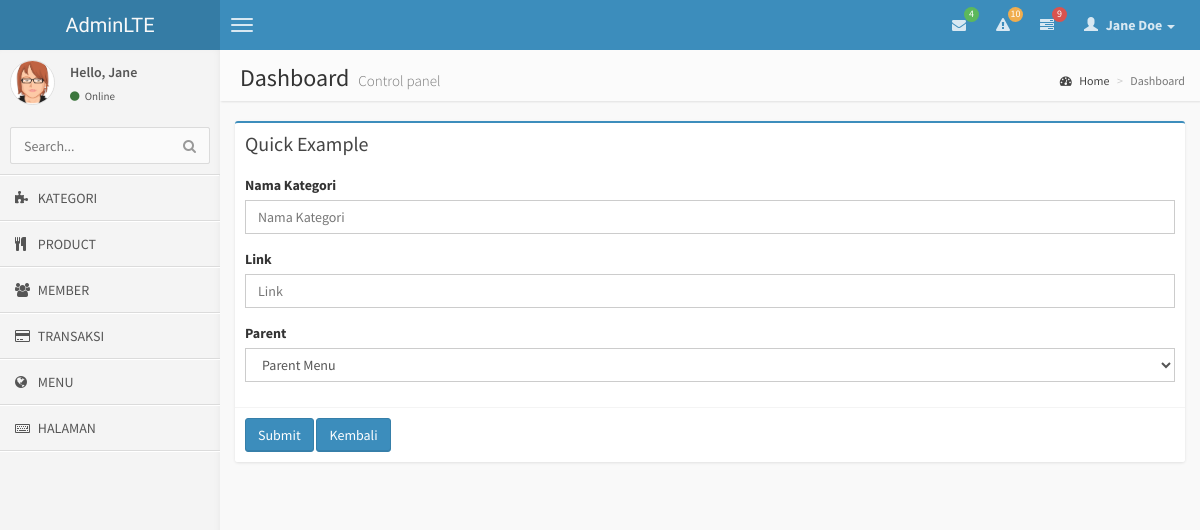
/index.php/admin/kategori/post, run on the app's committed database.
### tables this page shows
CREATE TABLE IF NOT EXISTS `tabel_menu_admin` (
`menu_id` int(11) NOT NULL,
  `nama_menu` varchar(100) NOT NULL,
  `icon` varchar(40) NOT NULL,
  `link` varchar(100) NOT NULL,
  `parent` int(11) NOT NULL
);

### application/libraries/Template.php (called while the page is built)
<?php if ( ! defined('BASEPATH')) exit('No direct script access allowed');
class Template {
		var $template_data = array();
		function set($name, $value)
		{
			$this->template_data[$name] = $value;
		}
		function load($template = '', $view = '' , $view_data = array(), $return = FALSE)
		{
			$this->CI =& get_instance();
			$this->set('contents', $this->CI->load->view($view, $view_data, TRUE));
			return $this->CI->load->view($template, $this->template_data, $return);
		}
}

### application/controllers/admin/Kategori.php (called while the page is built, shortened)
<?php
class kategori extends CI_Controller{
    function post(){
        if(isset($_POST['submit'])){
            $this->mod_kategori->simpan();
            redirect('admin/kategori');
        }else{
            $data['parent']=  $this->mod_kategori->select_parent()->result();
            $this->template->load('templateadmin','admin/kategori/post',$data);
        }
    }
}

### index.php (called while the page is built, shortened)
<?php
require_once BASEPATH.'core/CodeIgniter.php';

### application/views/admin/kategori/post.php (the view, shortened to what this page needs)
<link href="<?php echo base_url()?>template/AdminLTE/css/datatables/dataTables.bootstrap.css" rel="stylesheet" type="text/css" />
<link href="<?php echo base_url()?>template/AdminLTE/css/AdminLTE.css" rel="stylesheet" type="text/css" />
                    <div class="box box-primary">
                        <div class="box-header">
                            <h3 class="box-title">Quick Example</h3>
                        </div>
                        <?php
                        echo form_open('admin/kategori/post');
                        ?>
                        <form role="form">
                            <div class="box-body">
                                <div class="form-group">
                                    <label>Nama Kategori</label>
                                    <input type="text" class="form-control" placeholder="Nama Kategori" name="nama">
                                </div>
                                <div class="form-group">
                                    <label>Link</label>
                                    <input type="text" class="form-control" placeholder="Link" name="link">
                                </div>
                                 <div class="form-group">
                                    <label>Parent</label>
                                    <select name="parent" class="form-control">
                                        <option value="0">Parent Menu</option>
                                    </select>
                                </div>
                            </div>
                            <div class="box-footer">
                                <button type="submit" name="submit" class="btn btn-primary">Submit</button>
                                <?php
                                echo anchor('admin/kategori','Kembali',array('class'=>'btn btn-primary'));
                                ?>
                            </div>
                        </form>
                    </div>

### application/views/templateadmin.php (shortened to what this page needs)
<!DOCTYPE html>
<html>
    <head>
        <link href="<?php echo base_url()?>template/AdminLTE/css/bootstrap.min.css" rel="stylesheet" type="text/css" />
        <link href="<?php echo base_url()?>template/AdminLTE/css/font-awesome.min.css" rel="stylesheet" type="text/css" />
        <link href="<?php echo base_url()?>template/AdminLTE/css/ionicons.min.css" rel="stylesheet" type="text/css" />
    </head>
    <body class="skin-blue">
        <header class="header">
            <a href="index.html" class="logo">
                AdminLTE
            </a>
            <nav class="navbar navbar-static-top" role="navigation">
                <a href="#" class="navbar-btn sidebar-toggle" data-toggle="offcanvas" role="button">
                    <span class="icon-bar"></span>
                    <span class="icon-bar"></span>
                    <span class="icon-bar"></span>
                </a>
                <div class="navbar-right">
                    <ul class="nav navbar-nav">
                        <li class="dropdown messages-menu">
                            <a href="#" class="dropdown-toggle" data-toggle="dropdown">
                                <i class="fa fa-envelope"></i>
                                <span class="label label-success">4</span>
                            </a>
                        </li>
                        <li class="dropdown notifications-menu">
                            <a href="#" class="dropdown-toggle" data-toggle="dropdown">
                                <i class="fa fa-warning"></i>
                                <span class="label label-warning">10</span>
                            </a>
                        </li>
                        <li class="dropdown tasks-menu">
                            <a href="#" class="dropdown-toggle" data-toggle="dropdown">
                                <i class="fa fa-tasks"></i>
                                <span class="label label-danger">9</span>
                            </a>
                        </li>
                        <li class="dropdown user user-menu">
                            <a href="#" class="dropdown-toggle" data-toggle="dropdown">
                                <i class="glyphicon glyphicon-user"></i>
                                <span>Jane Doe <i class="caret"></i></span>
                            </a>
                        </li>
                    </ul>
                </div>
            </nav>
        </header>
        <div class="wrapper row-offcanvas row-offcanvas-left">
            <aside class="left-side sidebar-offcanvas">
                <section class="sidebar">
                    <div class="user-panel">
                        <div class="pull-left image">
                            <img src="<?php echo base_url()?>template/AdminLTE/img/avatar3.png" class="img-circle" alt="User Image" />
                        </div>
                        <div class="pull-left info">
                            <p>Hello, Jane</p>
                            <a href="#"><i class="fa fa-circle text-success"></i> Online</a>
                        </div>
                    </div>
                    <form action="#" method="get" class="sidebar-form">
                        <div class="input-group">
                            <input type="text" name="q" class="form-control" placeholder="Search..."/>
                            <span class="input-group-btn">
                                <button type='submit' name='search' id='search-btn' class="btn btn-flat"><i class="fa fa-search"></i></button>
                            </span>
                        </div>
                    </form>
                    <ul class="sidebar-menu">
                        <?php
                        $main=$this->db->get_where('tabel_menu_admin',array('parent'=>0))->result();
                        foreach ($main as $m ){
                            $sub=$this->db->get_where('tabel_menu_admin',array('parent'=>$m->menu_id));
                            if($sub->num_rows()>0){
                                echo "<li class='treeview'>";
                                echo anchor('#', '<i class="fa fa-dashboard"></i> '.strtoupper($m->nama_menu).' <i class="fa fa-angle-left pull-right"></i>');
                                echo "<ul class='treeview-menu'>";
                                foreach ($sub->result() as $s){
                                    echo '<li>'.anchor('admin/'.$s->link,' <i class="fa '.$s->icon.'"></i> '.strtoupper($s->nama_menu)).'</li>';
                                }
                                echo "</ul>";
                                echo "</li>";
                            }else{
                                echo '<li>'.anchor('admin/'.$m->link,' <i class="fa '.$m->icon.'"></i> '.strtoupper($m->nama_menu)).'</li>';
                            }
                        }?>
                    </ul>
                </section>
            </aside>
            <aside class="right-side">
                <section class="content-header">
                    <h1>
                        Dashboard
                        <small>Control panel</small>
                    </h1>
                    <ol class="breadcrumb">
                        <li><a href="#"><i class="fa fa-dashboard"></i> Home</a></li>
                        <li class="active">Dashboard</li>
                    </ol>
                </section>
                <section class="content">
                    <?php echo $contents ;?>
                </section>
            </aside>
        </div>
    </body>
</html>

### data on the page
tabel_menu_admin: link+icon+nama_menu "KATEGORI"
tabel_menu_admin: link+icon+nama_menu "PRODUCT"
tabel_menu_admin: link+icon+nama_menu "MEMBER"
tabel_menu_admin: link+icon+nama_menu "TRANSAKSI"
tabel_menu_admin: link+icon+nama_menu "MENU"
tabel_menu_admin: link+icon+nama_menu "HALAMAN"

### other printed values
anchor('admin/kategori','Kembali',array('class'=>'btn btn-primary')) "Kembali"
